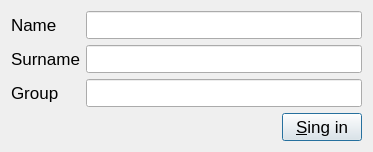
<?xml version="1.0" encoding="UTF-8"?>
<ui version="4.0">
 <class>AuthenticationForm</class>
 <widget class="QDialog" name="AuthenticationForm">
  <property name="geometry">
   <rect>
    <x>0</x>
    <y>0</y>
    <width>373</width>
    <height>148</height>
   </rect>
  </property>
  <property name="font">
   <font>
    <pointsize>13</pointsize>
   </font>
  </property>
  <property name="windowTitle">
   <string>Dialog</string>
  </property>
  <layout class="QVBoxLayout" name="verticalLayout">
   <item>
    <layout class="QFormLayout" name="formLayout">
     <item row="0" column="0">
      <widget class="QLabel" name="lblName">
       <property name="text">
        <string>Name</string>
       </property>
      </widget>
     </item>
     <item row="0" column="1">
      <widget class="QLineEdit" name="editName">
       <property name="minimumSize">
        <size>
         <width>150</width>
         <height>0</height>
        </size>
       </property>
      </widget>
     </item>
     <item row="1" column="0">
      <widget class="QLabel" name="lblSName">
       <property name="text">
        <string>Surname</string>
       </property>
      </widget>
     </item>
     <item row="1" column="1">
      <widget class="QLineEdit" name="editSName">
       <property name="minimumSize">
        <size>
         <width>150</width>
         <height>0</height>
        </size>
       </property>
      </widget>
     </item>
     <item row="2" column="0">
      <widget class="QLabel" name="lblGroup">
       <property name="text">
        <string>Group</string>
       </property>
      </widget>
     </item>
     <item row="2" column="1">
      <widget class="QLineEdit" name="editGroup">
       <property name="minimumSize">
        <size>
         <width>150</width>
         <height>0</height>
        </size>
       </property>
      </widget>
     </item>
    </layout>
   </item>
   <item>
    <layout class="QHBoxLayout" name="horizontalLayout_4">
     <item>
      <spacer name="horizontalSpacer">
       <property name="orientation">
        <enum>Qt::Horizontal</enum>
       </property>
       <property name="sizeHint" stdset="0">
        <size>
         <width>40</width>
         <height>20</height>
        </size>
       </property>
      </spacer>
     </item>
     <item>
      <widget class="QPushButton" name="btmSingIn">
       <property name="text">
        <string>&amp;Sing in</string>
       </property>
      </widget>
     </item>
    </layout>
   </item>
  </layout>
 </widget>
 <resources/>
 <connections/>
</ui>
